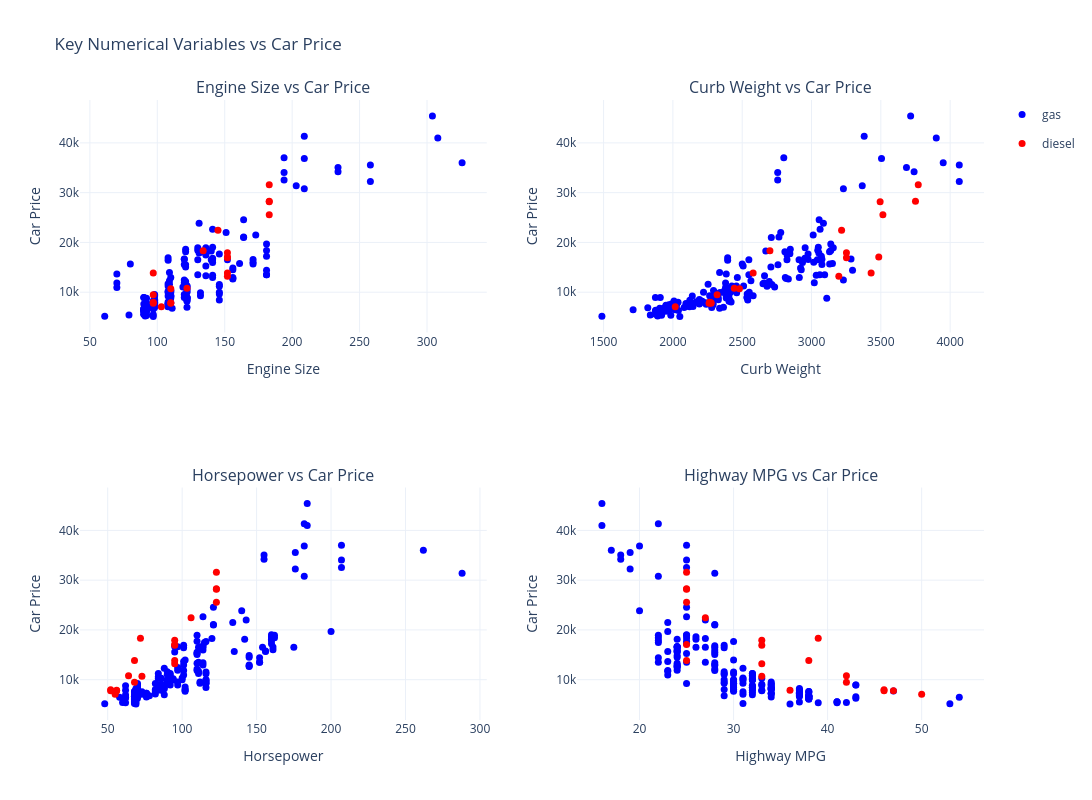

Source (notebook cell):
### Markdown cell above
The strongest relationships with car price are examined in more detail using scatter plots. This helps visualise the direction and strength of the relationships identified in the correlation analysis.

### Code cell
from plotly.subplots import make_subplots
import plotly.graph_objects as go

fig = make_subplots(
    rows=2,
    cols=2,
    subplot_titles=(
        "Engine Size vs Car Price",
        "Curb Weight vs Car Price",
        "Horsepower vs Car Price",
        "Highway MPG vs Car Price"
    )
)

# Use fuel type for consistent colouring
fuel_colors = {
    "gas": "blue",
    "diesel": "red"
}

variables = [
    ("enginesize", 1, 1),
    ("curbweight", 1, 2),
    ("horsepower", 2, 1),
    ("highwaympg", 2, 2)
]

for variable, row, col in variables:

    for fuel in original_df["fueltype"].dropna().unique():

        data = original_df[original_df["fueltype"] == fuel]

        fig.add_trace(
            go.Scatter(
                x=data[variable],
                y=data["price"],
                mode="markers",
                name=fuel,
                legendgroup=fuel,
                showlegend=(row == 1 and col == 1),
                marker=dict(
                    color=fuel_colors[fuel],
                    size=7
                )
            ),
            row=row,
            col=col
        )

fig.update_xaxes(title_text="Engine Size", row=1, col=1)
fig.update_xaxes(title_text="Curb Weight", row=1, col=2)
fig.update_xaxes(title_text="Horsepower", row=2, col=1)
fig.update_xaxes(title_text="Highway MPG", row=2, col=2)

fig.update_yaxes(title_text="Car Price", row=1, col=1)
fig.update_yaxes(title_text="Car Price", row=1, col=2)
fig.update_yaxes(title_text="Car Price", row=2, col=1)
fig.update_yaxes(title_text="Car Price", row=2, col=2)

fig.update_layout(
    title="Key Numerical Variables vs Car Price",
    height=800,
    width=1100,
    template="plotly_white"
)

fig.show()

### Figure 1 — Plotly figure (JSON) as saved in the notebook; plotly's stock layout.template omitted (floating-point values rounded to 4 significant figures; data arrays with more than 128 entries replaced by an {"elided": "..."} marker saying what was removed)
{"data": [{"legendgroup": "gas", "marker": {"color": "blue", "size": 7}, "mode": "markers", "name": "gas", "showlegend": true, "type": "scatter", "x": {"elided": "185 int values"}, "xaxis": "x", "y": {"elided": "185 float values"}, "yaxis": "y"}, {"legendgroup": "diesel", "marker": {"color": "red", "size": 7}, "mode": "markers", "name": "diesel", "showlegend": true, "type": "scatter", "x": [122, 134, 183, 183, 183, 183, 103, 152, 152, 152, 152, 152, 110, 110, 110, 97, 97, 97, 97, 145], "xaxis": "x", "y": [10795, 18344, 25552, 28248, 28176, 31600, 7099, 13200, 13860, 16900, 17075, 17950, 7898, 7788, 10698, 7775, 7995, 9495, 13845, 22470], "yaxis": "y"}, {"legendgroup": "gas", "marker": {"color": "blue", "size": 7}, "mode": "markers", "name": "gas", "showlegend": false, "type": "scatter", "x": {"elided": "185 int values"}, "xaxis": "x2", "y": {"elided": "185 float values"}, "yaxis": "y2"}, {"legendgroup": "diesel", "marker": {"color": "red", "size": 7}, "mode": "markers", "name": "diesel", "showlegend": false, "type": "scatter", "x": [2443, 2700, 3515, 3750, 3495, 3770, 2017, 3197, 3430, 3252, 3485, 3252, 2275, 2275, 2480, 2261, 2264, 2319, 2579, 3217], "xaxis": "x2", "y": [10795, 18344, 25552, 28248, 28176, 31600, 7099, 13200, 13860, 16900, 17075, 17950, 7898, 7788, 10698, 7775, 7995, 9495, 13845, 22470], "yaxis": "y2"}, {"legendgroup": "gas", "marker": {"color": "blue", "size": 7}, "mode": "markers", "name": "gas", "showlegend": false, "type": "scatter", "x": {"elided": "185 int values"}, "xaxis": "x3", "y": {"elided": "185 float values"}, "yaxis": "y3"}, {"legendgroup": "diesel", "marker": {"color": "red", "size": 7}, "mode": "markers", "name": "diesel", "showlegend": false, "type": "scatter", "x": [64, 72, 123, 123, 123, 123, 55, 95, 95, 95, 95, 95, 56, 56, 73, 52, 52, 68, 68, 106], "xaxis": "x3", "y": [10795, 18344, 25552, 28248, 28176, 31600, 7099, 13200, 13860, 16900, 17075, 17950, 7898, 7788, 10698, 7775, 7995, 9495, 13845, 22470], "yaxis": "y3"}, {"legendgroup": "gas", "marker": {"color": "blue", "size": 7}, "mode": "markers", "name": "gas", "showlegend": false, "type": "scatter", "x": {"elided": "185 int values"}, "xaxis": "x4", "y": {"elided": "185 float values"}, "yaxis": "y4"}, {"legendgroup": "diesel", "marker": {"color": "red", "size": 7}, "mode": "markers", "name": "diesel", "showlegend": false, "type": "scatter", "x": [42, 39, 25, 25, 25, 25, 50, 33, 25, 33, 25, 33, 36, 47, 33, 46, 46, 42, 38, 27], "xaxis": "x4", "y": [10795, 18344, 25552, 28248, 28176, 31600, 7099, 13200, 13860, 16900, 17075, 17950, 7898, 7788, 10698, 7775, 7995, 9495, 13845, 22470], "yaxis": "y4"}], "layout": {"annotations": [{"font": {"size": 16}, "showarrow": false, "text": "Engine Size vs Car Price", "x": 0.225, "xanchor": "center", "xref": "paper", "y": 1, "yanchor": "bottom", "yref": "paper"}, {"font": {"size": 16}, "showarrow": false, "text": "Curb Weight vs Car Price", "x": 0.775, "xanchor": "center", "xref": "paper", "y": 1, "yanchor": "bottom", "yref": "paper"}, {"font": {"size": 16}, "showarrow": false, "text": "Horsepower vs Car Price", "x": 0.225, "xanchor": "center", "xref": "paper", "y": 0.375, "yanchor": "bottom", "yref": "paper"}, {"font": {"size": 16}, "showarrow": false, "text": "Highway MPG vs Car Price", "x": 0.775, "xanchor": "center", "xref": "paper", "y": 0.375, "yanchor": "bottom", "yref": "paper"}], "height": 800, "title": {"text": "Key Numerical Variables vs Car Price"}, "width": 1100, "xaxis": {"anchor": "y", "domain": [0, 0.45], "title": {"text": "Engine Size"}}, "xaxis2": {"anchor": "y2", "domain": [0.55, 1], "title": {"text": "Curb Weight"}}, "xaxis3": {"anchor": "y3", "domain": [0, 0.45], "title": {"text": "Horsepower"}}, "xaxis4": {"anchor": "y4", "domain": [0.55, 1], "title": {"text": "Highway MPG"}}, "yaxis": {"anchor": "x", "domain": [0.625, 1], "title": {"text": "Car Price"}}, "yaxis2": {"anchor": "x2", "domain": [0.625, 1], "title": {"text": "Car Price"}}, "yaxis3": {"anchor": "x3", "domain": [0, 0.375], "title": {"text": "Car Price"}}, "yaxis4": {"anchor": "x4", "domain": [0, 0.375], "title": {"text": "Car Price"}}}}
